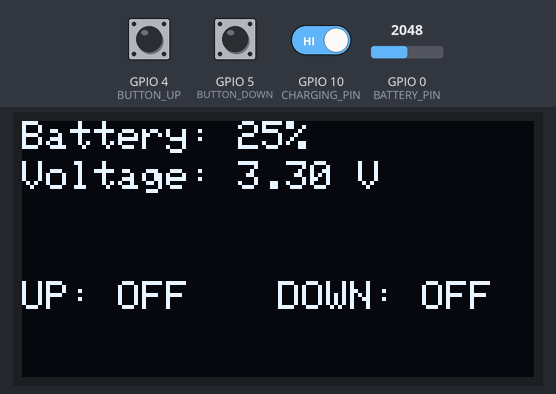
Recording of a sketch running on a simulated ESP32-S3. Parts: 128×64 one-colour display. The test bench sets the inputs (shaded band); at power-on: GPIO 0 (BATTERY_PIN) = 2048, GPIO 10 (CHARGING_PIN) HIGH, GPIO 5 (BUTTON_DOWN) HIGH, GPIO 4 (BUTTON_UP) HIGH. At 31.5 s the program puts the board to deep sleep or switches it off; the recording ends there.

Above: at 3.2 s.
3.3 s: GPIO 0 (BATTERY_PIN) set to 2086
At 5.2 s:
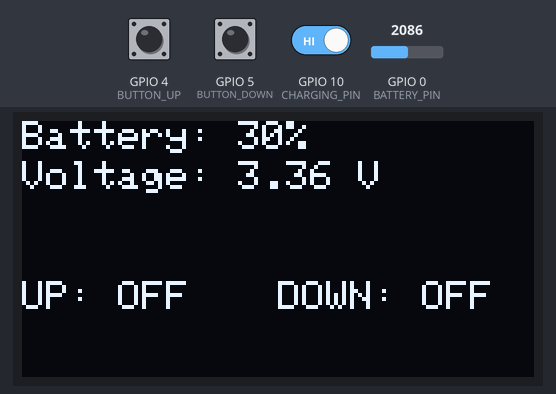
5.5 s: GPIO 10 (CHARGING_PIN) driven LOW
At 6.9 s:
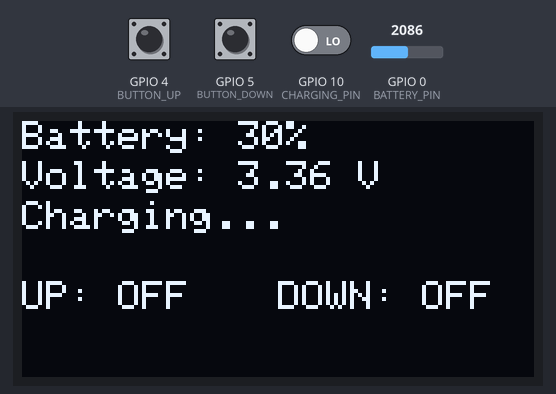
7.5 s: GPIO 5 (BUTTON_DOWN) pulled LOW for 1 s
At 8.6 s:
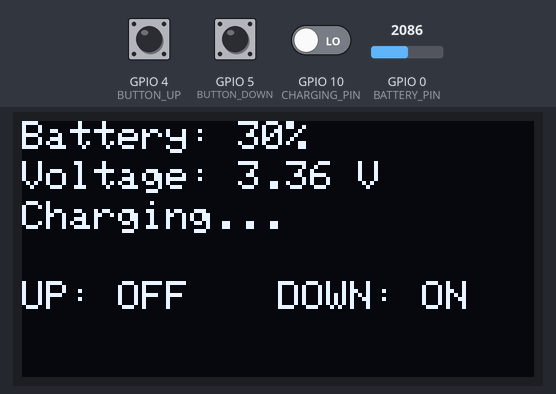
10.5 s: GPIO 4 (BUTTON_UP) pulled LOW for 1 s
At 11.8 s:
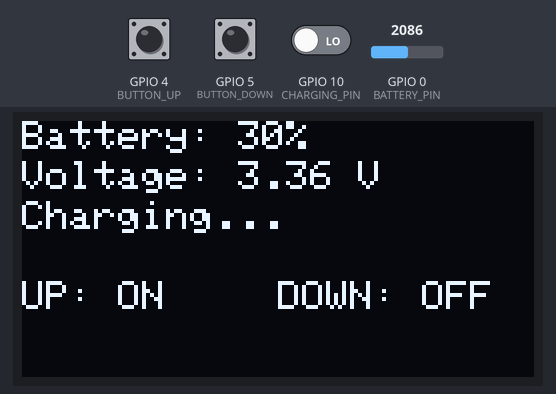
13.5 s: GPIO 0 (BATTERY_PIN) set to 2047
At 14.5 s:
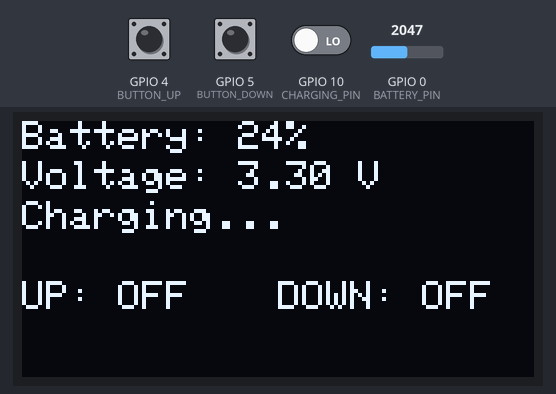
15.5 s: GPIO 4 (BUTTON_UP) pulled LOW for 1 s
At 16.8 s:
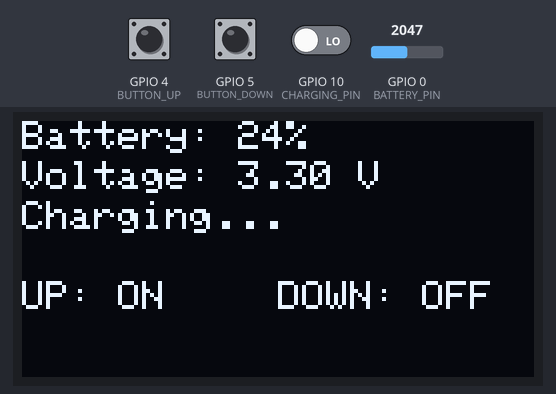
Timing chart, 0 to 18.5 s (numbered marks = the images above; inputs shaded):
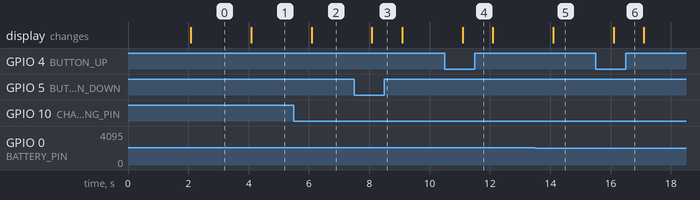

The sketch:

Remote_DeepSleep_OLED.ino
```cpp
#include <Wire.h>
#include <Adafruit_GFX.h>
#include <Adafruit_SSD1306.h>
#include <esp_now.h>
#include <WiFi.h>
#include "esp_sleep.h"

// OLED configuration
#define SCREEN_WIDTH 128
#define SCREEN_HEIGHT 64
#define OLED_RESET    -1
Adafruit_SSD1306 display(SCREEN_WIDTH, SCREEN_HEIGHT, &Wire, OLED_RESET);

// Pin Definitions
#define BUTTON_UP     4
#define BUTTON_DOWN   5
#define BATTERY_PIN   0
#define CHARGING_PIN  10
#define SDA_PIN       7
#define SCL_PIN       6

// Timeout before going to deep sleep (milliseconds)
#define SLEEP_TIMEOUT_MS 15000

// Persisted between deep-sleep cycles
RTC_DATA_ATTR unsigned long lastActive = 0;

// Replace with your receiver's MAC address
uint8_t receiverAddress[] = {0x24, 0x6F, 0x28, 0xAA, 0xBB, 0xCC};

typedef struct {
  bool up;
  bool down;
} ChairCommand;

ChairCommand command;

// Draw status on the OLED
void displayStatus(int battery, float voltage, bool charging, bool up, bool down) {
  display.clearDisplay();
  display.setTextSize(1);
  display.setTextColor(SSD1306_WHITE);

  display.setCursor(0, 0);
  display.print("Battery: ");
  display.print(battery);
  display.print("%");

  display.setCursor(0, 10);
  display.print("Voltage: ");
  display.print(voltage, 2);
  display.print(" V");

  if (charging) {
    display.setCursor(0, 20);
    display.print("Charging...");
  }

  display.setCursor(0, 40);
  display.print("UP: ");
  display.print(up ? "ON" : "OFF");

  display.setCursor(64, 40);
  display.print("DOWN: ");
  display.print(down ? "ON" : "OFF");

  display.display();
}

void setup() {
  Serial.begin(115200);
  WiFi.mode(WIFI_STA);
  Wire.begin(SDA_PIN, SCL_PIN);

  pinMode(BUTTON_UP, INPUT_PULLUP);
  pinMode(BUTTON_DOWN, INPUT_PULLUP);
  pinMode(CHARGING_PIN, INPUT);

  // Initialize OLED
  display.begin(SSD1306_SWITCHCAPVCC, 0x3C);
  display.clearDisplay();
  display.setTextSize(1);
  display.setCursor(10, 20);
  display.println("D&M Specialties");
  display.setCursor(15, 35);
  display.println("Catnapper Remote");
  display.display();
  delay(2000);

  // Initialize ESP-NOW
  if (esp_now_init() != ESP_OK) {
    Serial.println("ESP-NOW init failed");
    return;
  }
  esp_now_peer_info_t peerInfo = {};
  memcpy(peerInfo.peer_addr, receiverAddress, 6);
  peerInfo.channel = 0;
  peerInfo.encrypt = false;
  if (esp_now_add_peer(&peerInfo) != ESP_OK) {
    Serial.println("Failed to add peer");
  }

  lastActive = millis();
}

void loop() {
  static bool lastUp = false;
  static bool lastDown = false;
  static unsigned long lastDisp = 0;

  bool up = (digitalRead(BUTTON_UP) == LOW);
  bool down = (digitalRead(BUTTON_DOWN) == LOW);

  // Send command only when state changes
  if (up != lastUp || down != lastDown) {
    command.up = up;
    command.down = down;
    esp_now_send(receiverAddress, (uint8_t*)&command, sizeof(command));
    lastUp = up;
    lastDown = down;
    lastActive = millis();
  }

  // Update display every second
  if (millis() - lastDisp > 1000) {
    lastDisp = millis();
    int raw = analogRead(BATTERY_PIN);
    float voltage = (raw / 4095.0) * 3.3 * 2.0;
    int battery = map(int(voltage * 100), 300, 420, 0, 100);
    battery = constrain(battery, 0, 100);
    bool charging = (digitalRead(CHARGING_PIN) == LOW);
    displayStatus(battery, voltage, charging, up, down);
  }

  // Deep sleep after timeout
  if (millis() - lastActive > SLEEP_TIMEOUT_MS) {
    display.ssd1306_command(SSD1306_DISPLAYOFF);
    WiFi.mode(WIFI_OFF);
    esp_wifi_stop();
    // Wake on either button press
    uint64_t wakeMask = (1ULL << BUTTON_UP) | (1ULL << BUTTON_DOWN);
    esp_sleep_enable_ext1_wakeup(wakeMask, ESP_EXT1_WAKEUP_ANY_LOW);
    esp_deep_sleep_start();
  }
}
```

Measured:
- the behaviour switches between 2050 and 2051 on GPIO 0 (BATTERY_PIN) (found by bisection; images 0 and 1)
- after the input at 3.3 s, the display: changes after 0.78 s (image 1)
- after the input at 5.5 s, the display: changes after 0.59 s (image 2)
- after the input at 7.5 s, the display: changes after 0.59 s (image 3)
- after the input at 10.5 s, the display: changes after 0.59 s (image 4)
- after the input at 13.5 s, the display: changes after 0.59 s (image 5)
- after the input at 15.5 s, the display: changes after 0.60 s (image 6)
